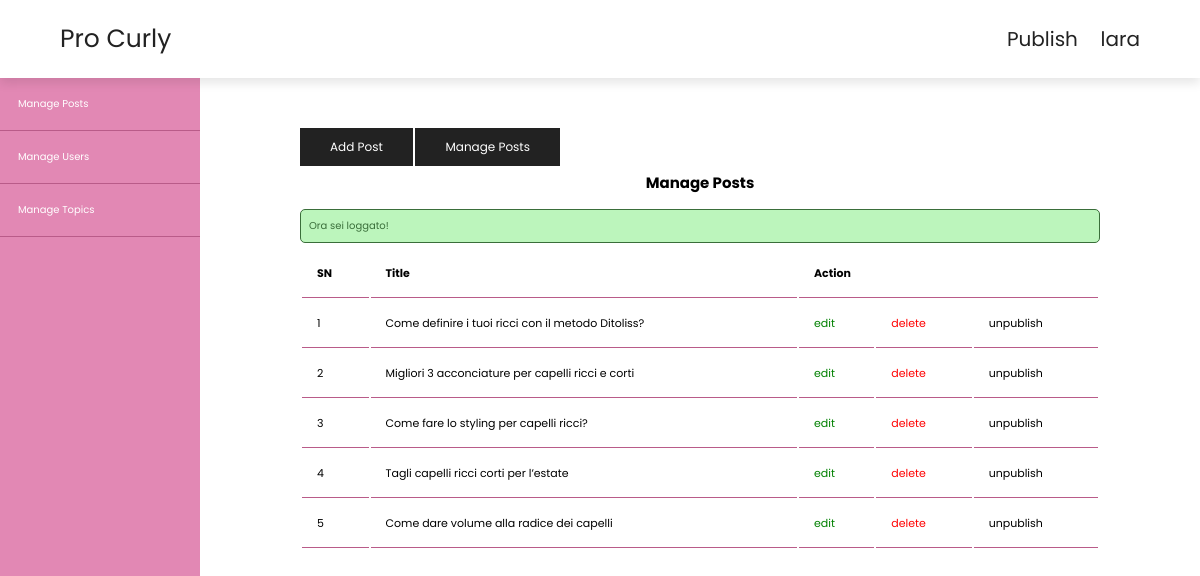
The app's page /php/index-post.php (signed in) with its own data.
### tables this page shows
CREATE TABLE `posts` (
  `id` int(11) NOT NULL,
  `user_id` int(11) NOT NULL,
  `topic_id` int(11) DEFAULT NULL,
  `title` varchar(255) NOT NULL,
  `image` varchar(255) NOT NULL,
  `body` text NOT NULL,
  `published` tinyint(4) NOT NULL,
  `created_at` datetime NOT NULL DEFAULT CURRENT_TIMESTAMP
);

### php/db.php (called while the page is built, shortened)
<?php
require('config.php');
function selectAll($table, $conditions = [])
{
    global $conn;
    $sql = "SELECT * FROM $table";
    if(empty($conditions)) {
        $stmt = $conn->prepare($sql);
        $stmt->execute();
        $records = $stmt ->get_result()->fetch_all(MYSQLI_ASSOC);
        return $records;
    }
}

### php/posts.php (called while the page is built, shortened)
<?php include(ROOT_PATH . "/db.php"); ?>
<?php
$table = 'posts';
$posts = selectAll($table);

### php/index-post.php (the view, shortened to what this page needs)
<?php include(ROOT_PATH . "/posts.php");
?>
<!DOCTYPE html>
<html lang="en">
<head>
    <link rel="stylesheet" href="https://cdn.jsdelivr.net/npm/swiper@9/swiper-bundle.min.css"/>
    <link rel="stylesheet" href="https://cdnjs.cloudflare.com/ajax/libs/font-awesome/6.4.0/css/all.min.css">
    <link rel="stylesheet" href="../css/style.css">
    <link rel="stylesheet" href="../css/admin.css">
</head>
<body>
<?php include(ROOT_PATH . '/header-admin.php') ?>
<div class="admin-wrapper">
    <?php include(ROOT_PATH . '/admin-slider.php') ?>
    <div class="admin-content">
        <div class="button-grup">
            <a href="create-post.php" class="btn">Add Post</a>
            <a href="index-post.php" class="btn">Manage Posts</a>
        </div>
        <div class="content">
            <h2 class="page-title">Manage Posts</h2>
            <?php include(ROOT_PATH . "/../php/message.php") ?>
            <table>
                <thead>
                    <th>SN</th>
                    <th>Title</th>
                    <th colspan="3">Action</th>
                </thead>
                <tbody>
                    <?php foreach ($posts as $key => $post): ?>
                    <tr>
                        <td><?php echo $key +1; ?></td>
                        <td><?php echo $post['title']; ?></td>
                        <td><a href="edit-post.php?id=<?php echo $post['id']; ?>" class="edit">edit</a></td>
                        <td><a href="edit-post.php?del_id=<?php echo $post['id']; ?>" class="delete">delete</a></td>
                        <?php if ($post['published']): ?>
                            <td><a href="edit-post.php?published=0&p_id=<?php echo $post['id']; ?>" class="unpublish">unpublish</a></td>
                        <?php else: ?>
                            <td><a href="edit-post.php?published=1&p_id=<?php echo $post['id']; ?>" class="publish">publish</a></td>
                        <?php endif; ?>
                    </tr>
                    <?php endforeach?>
                </tbody>
            </table>
        </div>
    </div>
</div>
</body>
</html>

### css/style.css (style rules this page uses)
:root { --main-color: #e288b4; --black: #222; --white: #fff; --light-black: #777; --light-white: #fff9; --dark-bg: rgba(0,0,0,.7); --light-bg:#eee; --border: .1rem solid var(--black); --box-shadow: 0 .5rem 1rem rgba(0,0,0,.1); --text-box-shadow: 0 1.5rem 3rem rgba(0,0,0,.3); }
* { font-family: 'Poppins', sans-serif; margin: 0; padding: 0; box-sizing: border-box; outline: none; border: none; text-decoration: none; }
html { font-size: 62.5%; overflow-x: hidden; }
.btn { display: inline-block; background: var(--black); margin-top: 1rem; color: var(--white); font-size: 1.7rem; padding: 1rem 3rem; cursor: pointer; font-size: 1.20rem; }
h1, h2, h3, h4, h5, h6 { margin: 5px; }
a { color: inherit; }

### css/admin.css (style rules this page uses)
:root { --main-color: #e288b4; --main-color-hover: #b95b89; --black: #222; --white: #fff; --light-black: #777; --light-white: #fff9; --dark-bg: rgba(0,0,0,.7); --light-bg:#eee; --border: .1rem solid var(--black); --box-shadow: 0 .5rem 1rem rgba(0,0,0,.1); --text-box-shadow: 0 1.5rem 3rem rgba(0,0,0,.3); }
* { font-family: 'Poppins', sans-serif; margin: 0; padding: 0; box-sizing: border-box; outline: none; border: none; text-decoration: none; }
html { font-size: 62.5%; overflow-x: hidden; }
.btn { display: inline-block; background: var(--black); margin-top: 1rem; color: var(--white); font-size: 1.7rem; padding: 1rem 3rem; cursor: pointer; font-size: 1.20rem; }
.admin-wrapper { display: flex; height: calc(100% - 66px); }
.admin-wrapper .admin-content { flex: 8; height: 100%; padding: 40px 100px 100px; overflow-y: scroll; }
.admin-content .page-title { text-align: center; margin-bottom: 1.5rem; }
table { width: 100%; border-collapse: 1.1rem; font-size: 1.1rem; }
th, td { padding: 15px; text-align: left; border-bottom: 1px solid var(--main-color-hover); }
.edit { color: green; }
.delete { color: red; }

### records on screen
posts: title "Come definire i tuoi ricci con il metodo Ditoliss?"
posts: title "Migliori 3 acconciature per capelli ricci e corti"
posts: title "Come fare lo styling per capelli ricci?"
posts: title "Tagli capelli ricci corti per l’estate"
posts: title "Come dare volume alla radice dei capelli"

### other values on screen
$_SESSION['username'] "lara"
$_SESSION['message'] "Ora sei loggato!"
